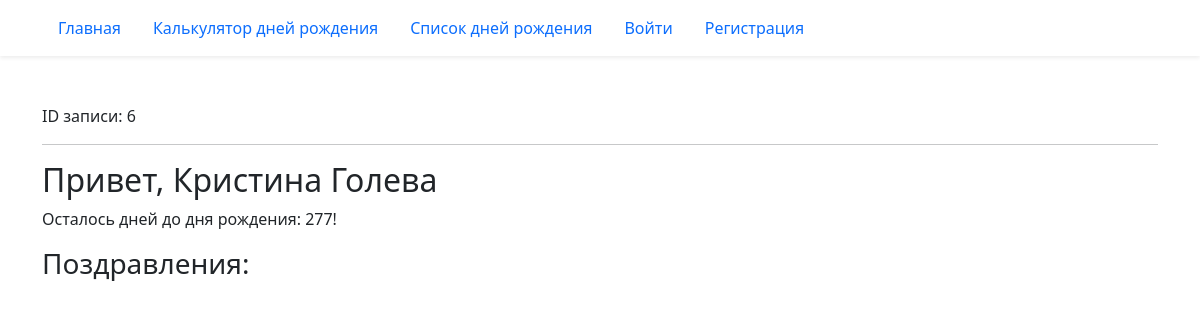
The page /birthday/6/ on the database its author committed.
### birthday/models.py (models this page shows, shortened)
class Birthday(models.Model):
    first_name = models.CharField('Имя', max_length=20)
    last_name = models.CharField(
        'Фамилия', max_length=20, help_text='Необязательное поле', blank=True
    )
    birthday = models.DateField('Дата рождения', validators=(real_age,))
    image = models.ImageField('Фото', upload_to='birthdays_images', blank=True)
    author = models.ForeignKey(
        User, verbose_name='Автор записи', on_delete=models.CASCADE, null=True
    )
    class Meta:
        constraints = (
             models.UniqueConstraint(
                fields=('first_name', 'last_name', 'birthday'),
                name='Unique person constraint',
                ),
            )

### birthday/views.py (the view)
# urls.py: path('<int:pk>/', views.BirthdayDetailView.as_view(), name='detail'),
class BirthdayDetailView(DetailView):
    model = Birthday
    def get_context_data(self, **kwargs):
        context = super().get_context_data(**kwargs)
        context['birthday_countdown'] = calculate_birthday_countdown(
            self.object.birthday
        )
        context['form'] = CongratulationForm()
        context['congratulations'] = (
            self.object.congratulations.select_related('author')
        )
        return context

### birthday/utils.py (called while the page is built)
def calculate_birthday_countdown(birthday):
    today = date.today()
    this_year_birthday = get_birthday_for_year(birthday, today.year)
    if this_year_birthday < today:
        next_birthday = get_birthday_for_year(birthday, today.year + 1)
    else:
        next_birthday = this_year_birthday
    birthday_countdown = (next_birthday - today).days
    return birthday_countdown

def get_birthday_for_year(birthday, year):
    try:
        calculated_birthday = birthday.replace(year=year)
    except ValueError:
        calculated_birthday = date(year=year, month=3, day=1)
    return calculated_birthday

### templates/birthday/birthday_detail.html (shortened to what this page needs)
{% extends "base.html" %}
{% load django_bootstrap5 %}
{% block content %}
  ID записи: {{ object.id }}
  <hr>
  <h2>Привет, {{ object.first_name }} {{ object.last_name }}</h2>
  {% if birthday_countdown == 0 %}
    <p>С днём рождения!</p>
  {% else %}
    <p>Осталось дней до дня рождения: {{ birthday_countdown }}!</p>
  {% endif %}
  <div>
    <h3>Поздравления:</h3>
  </div>
{% endblock content %}

### rows shown on the page
Birthday: id "6", first_name "Кристина", last_name "Голева"

### other values the page prints
{{ birthday_countdown }} "277"
